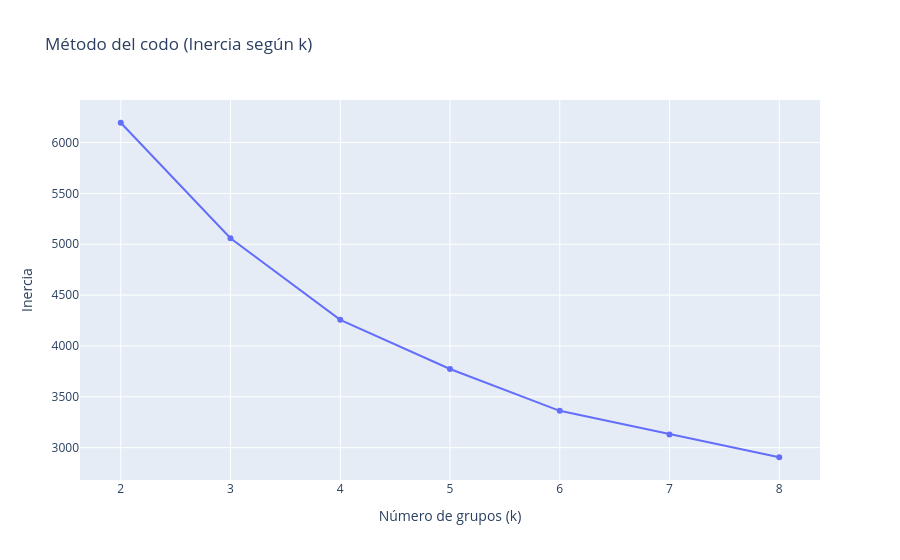
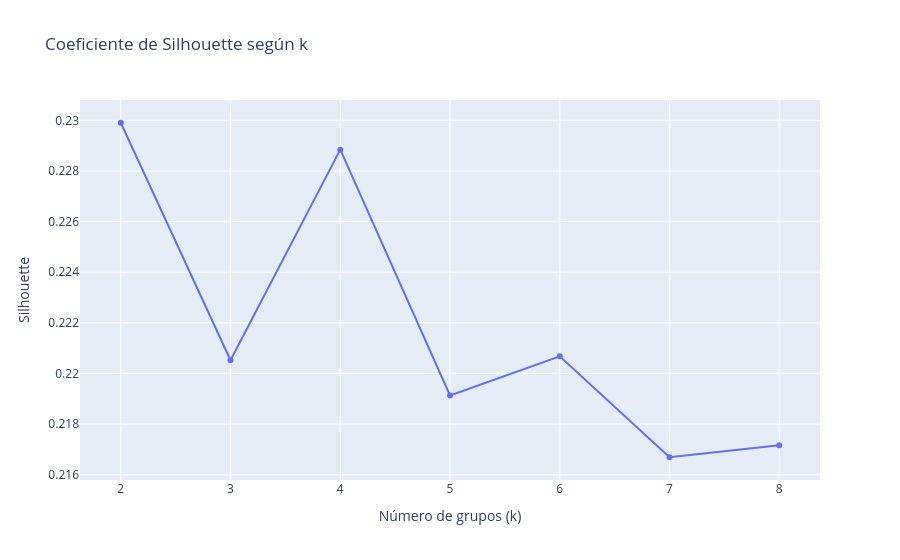

The notebook cell these images were saved under, in order:
### Markdown cell above
### Ejercicio D2 · Elegir el número de grupos (k)

Esta celda **ya viene escrita**: ejecútenla. Calcula, para k = 2 a 8, la **inercia** (método del codo)
y el **silhouette** sobre los datos estandarizados. Lean los dos gráficos y la tabla: ¿qué k proponen?
Recuerden que el criterio final es que los grupos sean **accionables**.

### Code cell
from sklearn.preprocessing import StandardScaler
from sklearn.cluster import KMeans
from sklearn.metrics import silhouette_score

Xs = StandardScaler().fit_transform(X)        # estandarizamos igual que en normalize=True
ks = list(range(2, 9))
inercia, silueta = [], []

for k in ks:
    km = KMeans(n_clusters=k, random_state=42, n_init=10).fit(Xs)   # probamos 10 inicios y nos quedamos con el mejor
    inercia.append(km.inertia_)                       # dispersión interna: siempre baja al agregar grupos
    silueta.append(silhouette_score(Xs, km.labels_))  # qué tan separado queda cada cliente de los otros grupos

px.line(x=ks, y=inercia, markers=True, title='Método del codo (Inercia según k)',
        labels={'x': 'Número de grupos (k)', 'y': 'Inercia'}).show()
px.line(x=ks, y=silueta, markers=True, title='Coeficiente de Silhouette según k',
        labels={'x': 'Número de grupos (k)', 'y': 'Silhouette'}).show()
pd.DataFrame({'k': ks, 'inercia': np.round(inercia), 'silhouette': np.round(silueta, 3)})

### Figure 1 — Plotly figure (JSON) as saved in the notebook; plotly's stock layout.template omitted (floating-point values rounded to 4 significant figures)
{"data": [{"hovertemplate": "Número de grupos (k)=%{x}<br>Inercia=%{y}<extra></extra>", "legendgroup": "", "line": {"color": "#636efa", "dash": "solid"}, "marker": {"symbol": "circle"}, "mode": "lines+markers", "name": "", "orientation": "v", "showlegend": false, "type": "scatter", "x": [2, 3, 4, 5, 6, 7, 8], "xaxis": "x", "y": [6195.0, 5059.0, 4257.0, 3773.0, 3362.0, 3130.0, 2906.0], "yaxis": "y"}], "layout": {"legend": {"tracegroupgap": 0}, "title": {"text": "Método del codo (Inercia según k)"}, "xaxis": {"anchor": "y", "domain": [0.0, 1.0], "title": {"text": "Número de grupos (k)"}}, "yaxis": {"anchor": "x", "domain": [0.0, 1.0], "title": {"text": "Inercia"}}}}

### Figure 2 — Plotly figure (JSON) as saved in the notebook; plotly's stock layout.template omitted (floating-point values rounded to 4 significant figures)
{"data": [{"hovertemplate": "Número de grupos (k)=%{x}<br>Silhouette=%{y}<extra></extra>", "legendgroup": "", "line": {"color": "#636efa", "dash": "solid"}, "marker": {"symbol": "circle"}, "mode": "lines+markers", "name": "", "orientation": "v", "showlegend": false, "type": "scatter", "x": [2, 3, 4, 5, 6, 7, 8], "xaxis": "x", "y": [0.2299, 0.2205, 0.2288, 0.2191, 0.2207, 0.2167, 0.2172], "yaxis": "y"}], "layout": {"legend": {"tracegroupgap": 0}, "title": {"text": "Coeficiente de Silhouette según k"}, "xaxis": {"anchor": "y", "domain": [0.0, 1.0], "title": {"text": "Número de grupos (k)"}}, "yaxis": {"anchor": "x", "domain": [0.0, 1.0], "title": {"text": "Silhouette"}}}}
